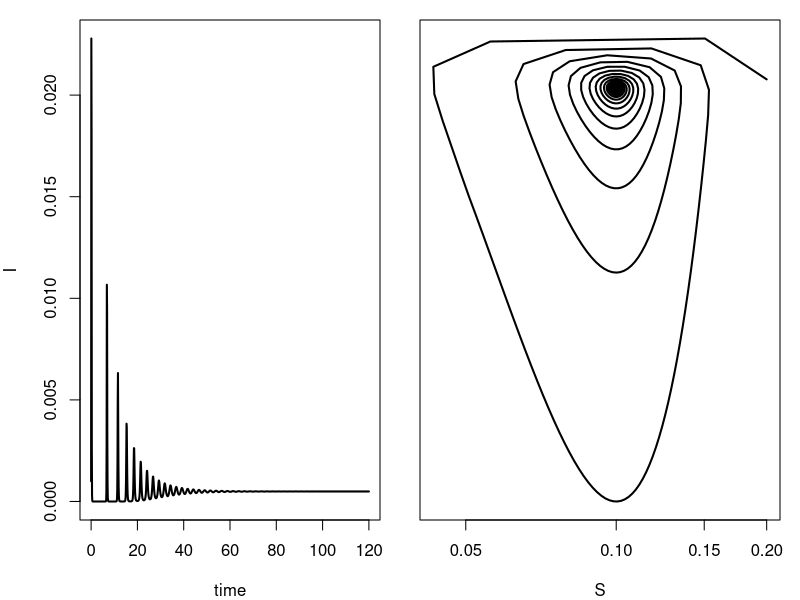
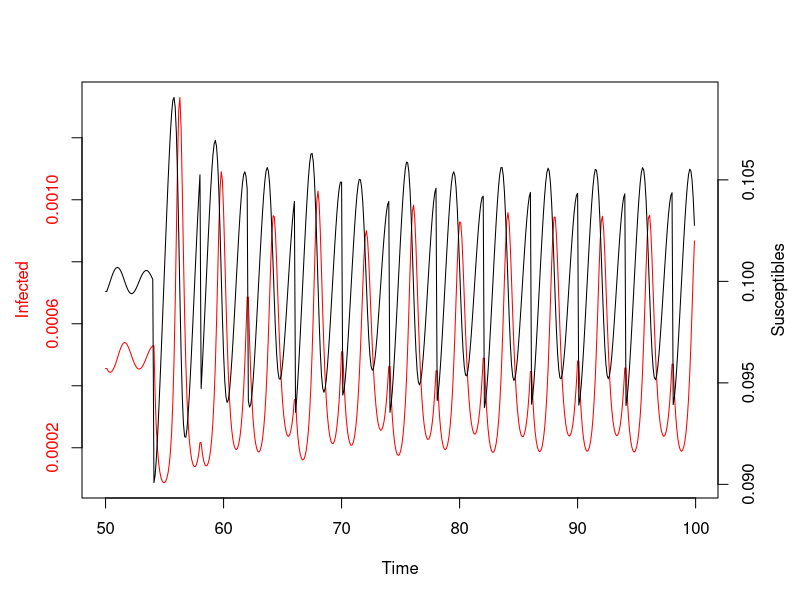

The R source for these figures, in order:
### R code from vignette source 'pulsed-vaccination.rnw'
### Encoding: UTF-8

###################################################
### code chunk number 1: pulsed-vaccination.rnw:76-93
###################################################
require(deSolve)                          #deSolve library needed for this computing session

sir.model.open <- function (t, x, params) {    #here we begin a function with three arguments
  S <- x[1]                               #create local variable S, the first element of x
  I <- x[2]                               #create local variable I
  R <- x[3]                               #create local variable R
  with(                                   #we can simplify code using "with"
       as.list(params),                   #this argument to "with" lets us use the variable names
       {                                  #the system of rate equations
         dS <- mu*(S+I+R) - beta*S*I - mu*S
         dI <- beta*S*I - gamma*I - mu*I
         dR <- gamma*I - mu*R
         dx <- c(dS,dI,dR)                #combine results into a single vector dx
         list(dx)                         #return result as a list
       }
       )
}


###################################################
### code chunk number 2: parameters
###################################################
R0 <- 10
N <-  1					                       #population size
mu <- 0.02                             #per capita birth/death rate
gamma <- 365/10  			                 #recovery rate (in years)
beta <- R0*(gamma+mu)/N 	             #transmission rate
xstart <- c(S=0.2, I=0.001, R=1-0.2-0.001)	 #initial conditions, must sum to one
Tmax <- 120                            #integrate for 200 years after transients
params <- c(beta=beta, gamma=gamma, mu=mu)           #parameter vector
tau <- 0.1                             #size of time step
times <- seq(0, Tmax, by=tau)          #function seq returns a sequence


###################################################
### code chunk number 3: pulsed-vaccination.rnw:113-114
###################################################
out <- ode(xstart,times,sir.model.open,params, method='ode45', rtol=1e-7)  


###################################################
### code chunk number 4: pulsed-vaccination.rnw:119-124
###################################################
op <- par(fig=c(0,0.5,0,1),mar=c(4,4,1,1))                      #set graphical parameters
plot(I~time,data=out, type='l', lwd=2)                          #plot the I variable against time
par(fig=c(0.5,1,0,1),mar=c(4,1,1,1),new=T)                      #re-set graphical parameters
plot(I~S,data=out,log='xy',yaxt='n',xlab='S', type='l', lwd=2)  #plot phase portrait
par(op)                                                         #re-set graphical parameters


###################################################
### code chunk number 5: reset-parameters
###################################################
xstart <- out[which(out[,1]==50),2:4]


###################################################
### code chunk number 6: new-parameters
###################################################
pv <- 0.1                     # fraction of susceptibles vaccomated
Tv <- 4                       # number of years between pulses
vacc.events <- floor(Tmax/Tv) # number of pulses in Tmax years


###################################################
### code chunk number 7: dataframe
###################################################
data <- data.frame(S=out[which(out[,1]==50),2],
                   I=out[which(out[,1]==50),3],
                   R=out[which(out[,1]==50),4])


###################################################
### code chunk number 8: pulsed-vaccination.rnw:155-162
###################################################
for(i in 1:vacc.events){
  out <- ode(xstart, seq(tau, Tv, by=tau), sir.model.open, params, method='ode45', rtol=1e-7)
  xstart <- out[dim(out)[1],2:4]        # reset initial condition
  xstart[1] <- (1-pv)*(tail(out,1)[2])  # vaccinate susceptibles
  xstart[3] <- xstart[3]+(pv)*(tail(out,1)[2])  # move to recovered class
  data <- rbind(data,out[,2:4])         # store result
}


###################################################
### code chunk number 9: plot-vax
###################################################
data$time <- seq(50, Tmax+50, by=tau)
par(mar=c(5,4,4,4)+0.1)
plot(data$time[1:500], data$I[1:500], type='l', xlab='Time', ylab='', col='red', axes=FALSE)
axis(2, col.axis='red')
mtext(side=2, line=2.5, 'Infected', col='red')
box()
axis(1)
par(new=TRUE)
plot(data$time[1:500], data$S[1:500], type='l', xlab='', ylab='', axes=FALSE, col='black')
axis(4)
mtext(side=4, line=2.5, 'Susceptibles')
